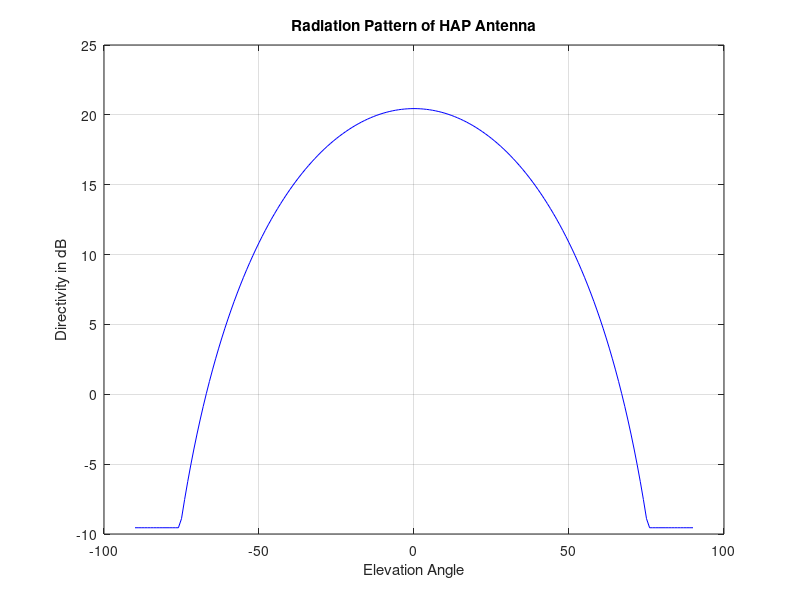
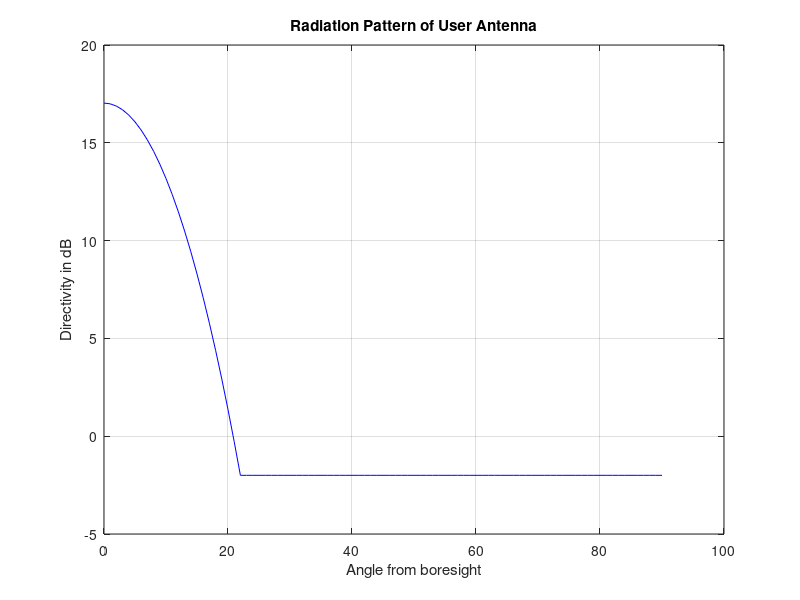

Recreate these plots in MATLAB, in order.
clc;
close all;
clear all;
theta=-90:1:90;
effi=0.8;
n_H=5;
a=1/n_H;
theta_3db=2*acosd(0.5^a);
D_3db=32*log10(2)/(2*theta_3db^2);                        % for HAP antenna
%D_H=effi*D_3db*cosd(theta).^n_H;
%D_db_H=30+10*log10(D_H);
D_H_max=50+10*log10(effi*D_3db*cosd(0)^n_H);            % Maximum value, Atak use kora hobe sidelobe floor ar jonno
D_H_db= zeros(size(theta));
m=size(theta);
for x=1:m(2),
    D_H=effi*D_3db*cosd(theta(x))^n_H;
    D_H_db(1,x)=50+10*log10(D_H);
    if(D_H_db(1,x)<=D_H_max-30)
        D_H_db(1,x)=D_H_max-30;
    end
end
% figure (1);
% plot(theta,D_H_db,'b');
% title('Radiation Pattern of HAP Antenna');
% xlabel('Elevation Angle');
% ylabel('Directivity in dB');
% hold on;
% grid on;
figure (2);
plot(theta,D_H_db,'b');
title('Radiation Pattern of HAP Antenna');
xlabel('Elevation Angle');
ylabel('Directivity in dB');
hold on;
grid on;
%% For user antenna

theta=0:90;
n_U=58;
D_bore=18;
D_U_db= zeros(size(theta));
m2=size(theta);
for y=1:m2(2)
    D_U=effi*cosd(theta(y))^n_U;
    D_U_db(1,y)=D_bore+10*log10(D_U);
    if(D_U_db(1,y)<=D_bore-20)
        D_U_db(1,y)=D_bore-20;
    end
end
figure (3);
y=0:90;
plot(theta,D_U_db,'b');
title('Radiation Pattern of User Antenna');
xlabel('Angle from boresight');
ylabel('Directivity in dB');
hold on;
grid on;
